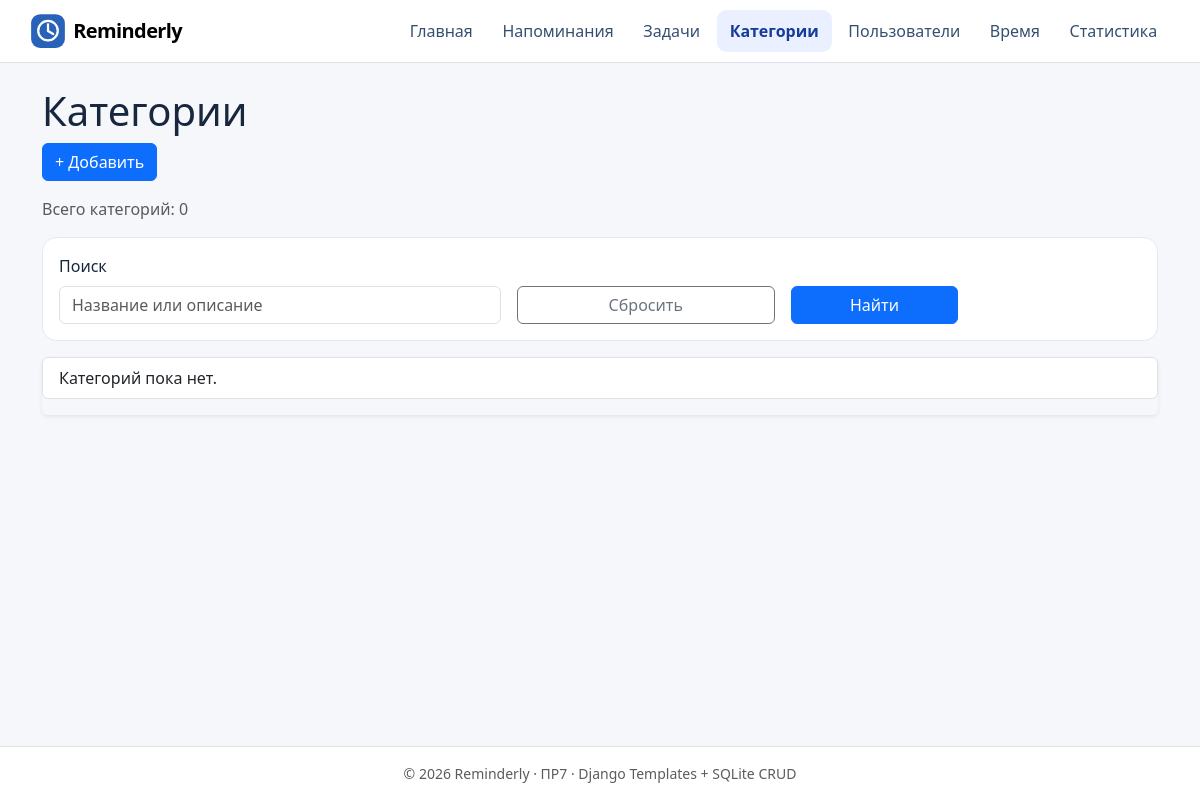
The page /categories/ on the database as committed earlier.
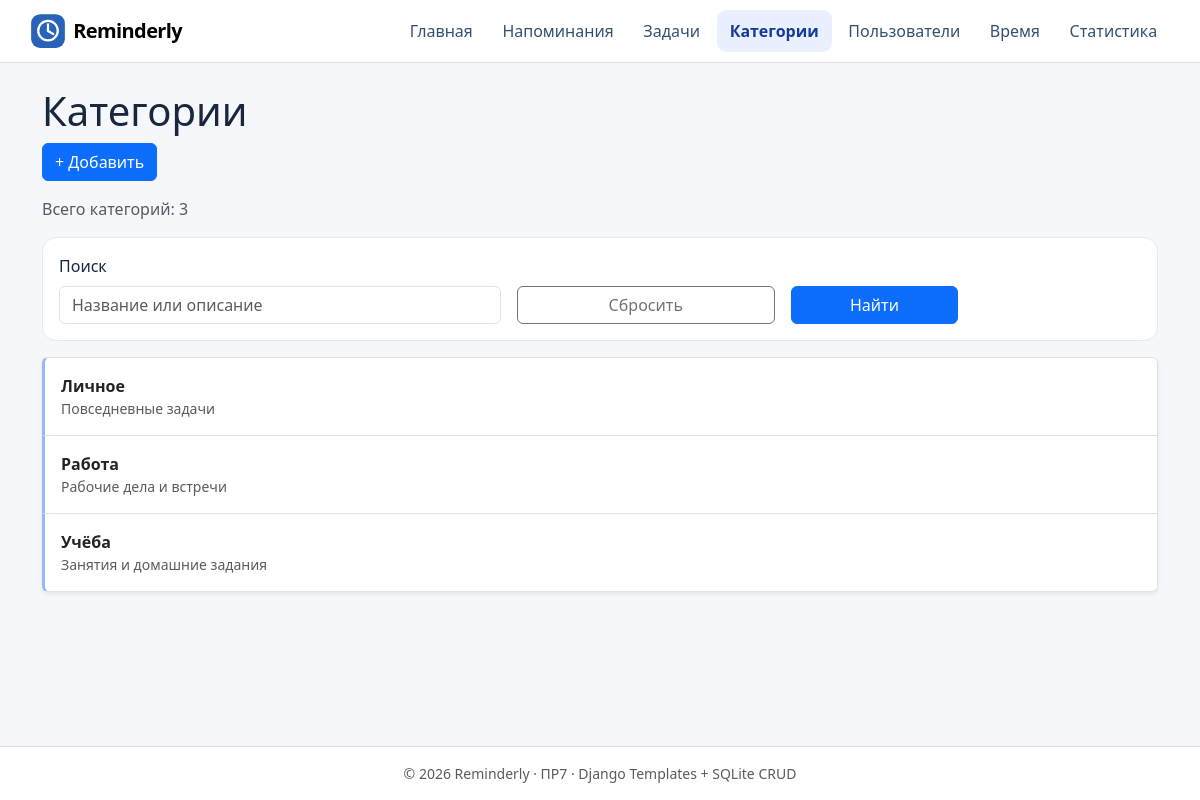
The same page on the database as committed later.
### planner/models.py (models this page shows, shortened)
class Category(models.Model):
    name = models.CharField(max_length=100, unique=True)
    description = models.TextField(blank=True, default="")

### planner/views.py (the view)
# urls.py: path("categories/", views.categories, name="category_list"),
@require_GET
@db_page
def categories(request):
    query = _query(request)
    rows = Category.objects.all()
    if query:
        rows = rows.filter(
            Q(name__icontains=query) | Q(description__icontains=query)
        )
    return render(request, "planner/category_list.html", {
        "categories": rows.order_by("name", "id"), "query": query,
    })

### planner/views.py (called while the page is built)
def db_page(func):
    @wraps(func)
    def wrapped(request, *args, **kwargs):
        try:
            return func(request, *args, **kwargs)
        except Http404:
            return render(request, "errors/not_found.html", status=404)
        except (DatabaseError, OSError):
            return render(request, "errors/data_error.html", status=500)
    return wrapped

def _query(request):
    return request.GET.get("q", "").strip()[:100]

### planner/templates/planner/category_list.html (shortened to what this page needs)
{% extends 'base.html' %}
{% block content %}
<h1>Категории</h1>
<div class="mb-3"><a class="btn btn-primary" href="{% url 'planner:category_create' %}">+ Добавить</a></div><p class="text-muted">Всего категорий: {{ categories|length }}</p>
<form class="card card-body mb-3" method="get" action="{% url 'planner:category_list' %}">
  <div class="row g-3 align-items-end">
    {% include 'planner/includes/search_input.html' with placeholder="Название или описание" %}
    <div class="col-md-3"><a class="btn btn-outline-secondary w-100" href="{% url 'planner:category_list' %}">Сбросить</a></div>
    <div class="col-md-2"><button type="submit" class="btn btn-primary w-100">Найти</button></div>
  </div>
</form>
<div class="list-group shadow-sm">
{% for category in categories %}
<a class="list-group-item list-group-item-action entity-item p-3" href="{% url 'planner:category_detail' category.id %}">
  <span class="fw-semibold">{{ category.name|default:'Без названия'|capfirst }}</span>
  <span class="d-block text-muted small">{{ category.description|default:'Нет описания' }}</span>
</a>
{% empty %}<p class="list-group-item">Категорий пока нет.</p>{% endfor %}
</div>
{% endblock %}

Rows that differ between the two databases and show on the page:
added Category: name "Личное", description "Повседневные задачи"
added Category: name "Работа", description "Рабочие дела и встречи"
added Category: name "Учёба", description "Занятия и домашние задания"
Other text that changed with them:
{{ categories|length }}: "0" → "3"
text no longer shown: "Категорий пока нет."
